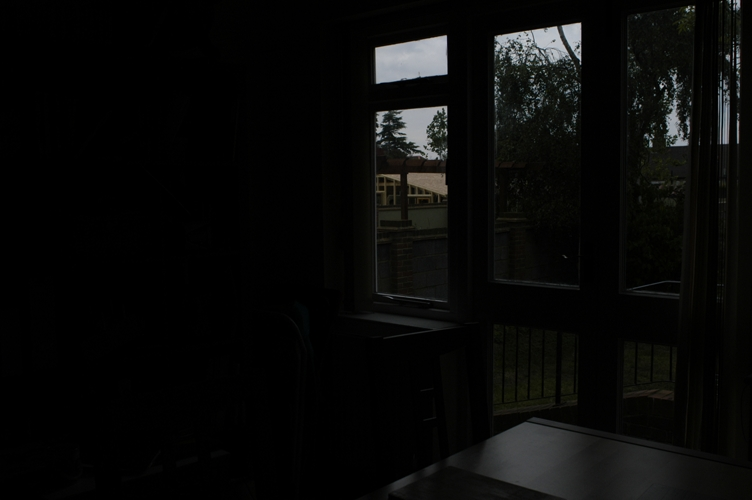
#> input picture img/img/house_A.jpg, 752 x 500 px, found by its file name
$ python distrib_measure.py   (older library calls are emulated)
#> lines starting #> are read from the running program, lines starting #| are printed output that depends on the picture; long printed decimals are rounded
### EF_utils.py
import numpy as np
import cv2
import warnings
import measures as m

##### VARIABLES
PATH = './img/'

COMP_SET = {'house' : ['house_A.jpg', 'house_B.jpg', 'house_C.jpg', 'house_D.jpg'],
            'venice' : ['venice_mask_0.jpg', 'venice_mask_1.jpg', 'venice_mask_2.jpg'],
            'ballon' : ['ballon_0{}.png'.format(nb) for nb in np.arange(163,172)],
            'monument' : ['aligned_00{}.png'.format(nb) for nb in np.arange(246,267)],


            }

#### METHODS

def read_sequence_to_fuse(seq):
    '''

    seq should be a list of file names such as ["img1.jpg","img2.jpg"]
    The images should have the same dimensions and be located in the img folder

    '''
    n_images = len(seq)
    if n_images == 1:
        warnings.warn('sequence only has one image', Warning)

    height_images = np.size(cv2.imread(PATH+seq[0]),0)
#> height_images = 500
    width_images = np.size(cv2.imread(PATH+seq[0]),1)
#> width_images = 752
    output_object = np.empty((n_images, height_images, width_images, 3), dtype=np.uint8)#np.empty((n_images, height_images, width_images, 3)) #3 is for RGB

    for i in range(n_images):
        output_object[i] = cv2.imread(PATH+seq[i])

    return output_object


# [13 lines left out: functions retrieve_img_seq, save_img, not called in this run]


### measures.py
import numpy as np
import cv2
import warnings


def contrast_measure(image, Max_range = 255., kernel_size = 3, gaussian = False):
    '''
    given an array of images computes the contrast measure of Mertens et al.
    returns an array of same dimension as image containing images(arrays) of same size as those in image

    '''
#> called with image = array of shape (4, 500, 752, 3), Max_range = 255, kernel_size = 3, gaussian = False
    a,b,c,d = image.shape
#> a = 4; b = 500; c = 752; d = 3
    L_im = np.zeros((a,b,c))
    for i in range(image.shape[0]):
        if gaussian == True:
            image[i] = cv2.GaussianBlur(image[i], (kernel_size,kernel_size), 0);#Apply gaussian blur if wanted (might be recomended to denoise the image)
        im_gs = cv2.cvtColor(image[i], cv2.COLOR_BGR2GRAY)
        L_im[i] = np.absolute(cv2.Laplacian(im_gs, cv2.CV_32F))
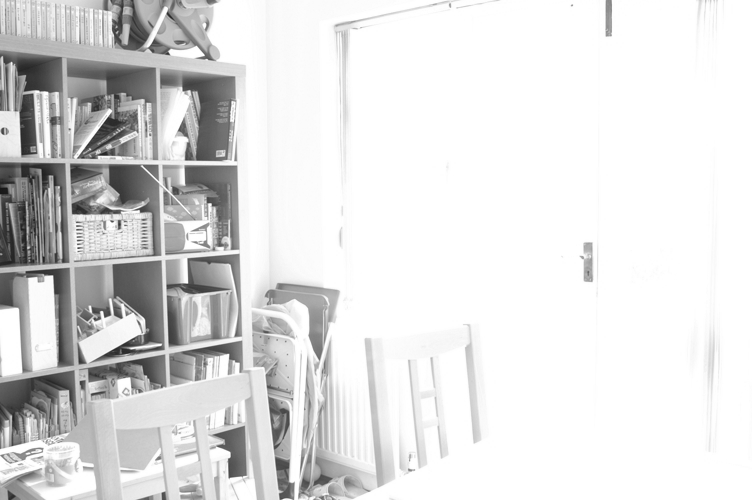
#> im_gs: shape (500, 752) float32; min 0.0935, max 1, mean 0.875
    print('contrast : max is {}, min is {}'.format(np.max(L_im), np.min(L_im)))
#| contrast : max is 1.609, min is 0.0
    return L_im


def saturation_measure(image):
    '''
    given an array of images computes the saturation measure of Mertens et al.
    returns an array of same dimension as image containing images(arrays) of same size as those in image

    '''
    r = np.std(image,axis=3)
    print('sat : max is {}, min is {}'.format(np.max(r), np.min(r)))
#| sat : max is 0.314, min is 0.0
    return r


# [33 lines left out: functions exposure_measure, weight_calc, not called in this run]

### laplacian_pyramid.py
#!/usr/bin/env python3
# -*- coding: utf-8 -*-
"""
Created on Tue Dec 18 18:29:08 2018

@author: bastien
"""

import numpy as np
import cv2

# Global variables (Burt & Al kernel)
k = np.array([[.05, .25, .4, .25, .05]])
K = k.T.dot(k)


def Reduce(image):
    """
    Downsampling step for the Gaussian pyramid calculation
    Image values are btw [0,1]
    Input : np.array with 2 axis, test with 3 axis
    Output : reduced dims np.array with 2 axis
    """
    # convolution step with kernel
    convol_image = cv2.filter2D(image, cv2.CV_32FC3, K, borderType=cv2.BORDER_REFLECT_101) # half-symmetric boundary extension

    # resizing step (keeping even columns)
    if len(convol_image.shape) == 2:
        convol_image = np.expand_dims(convol_image, axis=2)
    new_image = convol_image[::2,::2,:]
#    new_image = cv2.resize(convol_image, None, fx=0.5, fy=0.5)

    return new_image


def Expand(image,pad_h=0, pad_w=0):
    """
    Upsampling step for the Gaussian pyramid calculation
    Image values are btw [0,1]
    Input : np.array with 2 axis
    Output : extended dims np.array with 2 axis, test with 3 axis
    """
    im_border = cv2.copyMakeBorder(image,1,1,1,1, borderType=cv2.BORDER_REPLICATE)
    new_image = np.zeros((2*im_border.shape[0],2*im_border.shape[1], im_border.shape[2]), dtype=np.float32)
    new_image[::2,::2,:] = 4*im_border
    convol_image = cv2.filter2D(new_image,cv2.CV_32FC3,K,borderType=cv2.BORDER_REFLECT_101)
    # dealing with odd values for image sizes
    convol_image = convol_image[2:,2:]
    convol_image = convol_image[:-(2+pad_h),:-(2+pad_w)]
    return convol_image


def Gaussian_pyramid(image, depth=None):
    """
    Construct the Gaussian pyramid with the desired depth
    Image values are btw [0,1]
    Input : np.array with two axis test with 3 axis
    Output : list of np.arrays with two axis, len=maximal depth test with 3 axis
    """
    gaus_pyr = []
    gaus_pyr.append(image)
    i = 0
    while min(gaus_pyr[-1].shape[:2])>1:
#        print(gaus_pyr[-1].shape)
        if depth :
            if i==depth-1 : break
        p_image = gaus_pyr[-1]
#        print(gaus_pyr[-1].shape)
        gaus_pyr.append(Reduce(p_image))
        i +=1
    if not depth :
        depth=i+1
    return gaus_pyr, depth


def Laplacian_pyramid(image, depth=None):
    """
    Construct the Laplacian pyramid with the desired depth for a grey level image
    Image values are btw [0,1]
    Input : np.array with two axis (ie image in grey level)
    Output : list of np.arrays with two dims test with 3 axis
    """
    lapl_pyr = []
    gaus_pyr, max_depth = Gaussian_pyramid(image, depth)
    if not depth : depth=max_depth
    for i in range(depth-1,-1,-1):
        if i==depth-1:
            lapl_pyr.append(gaus_pyr[i])
            print('coucou')
        else:
            pad_h = gaus_pyr[i].shape[0] % 2
            pad_w = gaus_pyr[i].shape[1] % 2
            print(gaus_pyr[i].shape)
            print(Expand(gaus_pyr[i+1], pad_h, pad_w).shape)
            l = cv2.subtract(gaus_pyr[i],Expand(gaus_pyr[i+1], pad_h, pad_w))
            lapl_pyr.append(l)
    return lapl_pyr


#def Laplacian_pyramid(image, depth=None):
#    """
#    Construct the Laplacian pyramid with the desired depth
#    Image values are btw [0,1]
#    Input : np.array with 3 axis (image dims + 3 color channels)
#    Output : list of np.arrays with 3 axis
#    """
#    assert image.shape[-1] == 3 # check we have color images
#    l_channel = []
#    for channel in range(3):
#        l_channel.append(Laplacian_pyramid_raw(image[:,:,channel], depth))
#    # stacking the three channels to get a list of tensors
#    lapl_pyr = [np.stack(i,axis=-1) for i in zip(*l_channel)]
#    return lapl_pyr
#

def Collapse_Laplacian(laplacian_pyr):
    """
    Rebuild the image from the Laplacian pyramid for a grey level image
    Input : list of np.arrays with 2 axis
    Output : np.array with 2 axis test with 3 axis
    """
    u = laplacian_pyr[0]
    for i in range(1,len(laplacian_pyr)):
        pad_h = 2*u.shape[0]-laplacian_pyr[i].shape[0]
        pad_w = 2*u.shape[1]-laplacian_pyr[i].shape[1]
        u = cv2.add(laplacian_pyr[i],Expand(u, pad_h, pad_w))
    return u


#def Collapse_Laplacian(laplacian_pyr):
#    """
#    Rebuild the image from the Laplacian pyramid
#    Input : list of np.arrays with 3 axis (image dims + 3 color channels)
#    """
#    l_channel = []
#    for channel in range(3):
#        one_channel = [ l[:,:,channel] for l in laplacian_pyr]
#        l_channel.append(Collapse_Laplacian_raw(one_channel))
#    # stacking the three channels to get a list of tensors
#    u = np.stack(l_channel,axis=-1)
#    return u

### distrib_measure.py

##### Specifics
import cv2
from measures import saturation_measure, contrast_measure
from laplacian_pyramid import Gaussian_pyramid, Laplacian_pyramid, Collapse_Laplacian
import EF_utils as EF
import numpy as np
import scipy.stats as sps

#### Test functions

def exposure_measure(image, sigma = 0.2, distrib='gaus'):
#> called with image = array of shape (4, 500, 752, 3), sigma = 0.2, distrib = 'gaus'
    if distrib == 'gaus':
        M = np.exp(-((image-0.5)**2)/(2*sigma**2))
    elif distrib == 'laplace':
        M = sps.laplace.pdf(image, loc=0.5, scale=sigma)
    elif distrib == 'beta':
        M = sps.beta.pdf(image,2, 2)
    p = np.prod(M,axis=3)
    print('exp : max is {}, min is {}'.format(np.max(p), np.min(p)))
#| exp : max is 0.9999, min is 8.481821714667603e-05
    return np.prod(M,axis=3)


def weight_calc_test(images, w_exponents, offset=1, Max_range=255., distrib='gaus', sigma=0.2):
    images_norm = np.float32(images)/Max_range
    W = (contrast_measure(images_norm)**w_exponents[0]+offset)*(
            saturation_measure(images_norm)**w_exponents[1]+offset)*(
                    exposure_measure(images_norm, sigma=sigma, distrib=distrib)**w_exponents[2]+offset)
    W += 1e-12 # to avoid dividing by zero
    W_normalized = np.einsum('ij,lij->lij',1./(W.sum(axis=0)),W)
    return np.float32(W_normalized)


def naive_reconstruction_test(locations, w_exponents, offset=1, Max_range=255., distrib='gaus', sigma=0.2):
    assert len(w_exponents) == 3, 'Incorrect dimension of w_exponents'
    image = EF.read_sequence_to_fuse(locations)
    image_norm = np.float32(image/Max_range)
    W_norm = weight_calc_test(image, w_exponents, offset=offset, distrib=distrib, sigma=sigma)
    W_norm = np.stack(3*[W_norm], axis=-1)
    R = np.zeros(image[0].shape, dtype=np.float32)
    for i in range(len(image)) :
        m = cv2.multiply(W_norm[i], image_norm[i], dtype=cv2.CV_32FC3)
        R = cv2.add(R,m)
#> this loop made 4 passes
#> pass 3, in naive_reconstruction_test, `m = cv2.multiply(W_norm[i], image_norm[i], dtype=cv2.CV_32FC3)`:
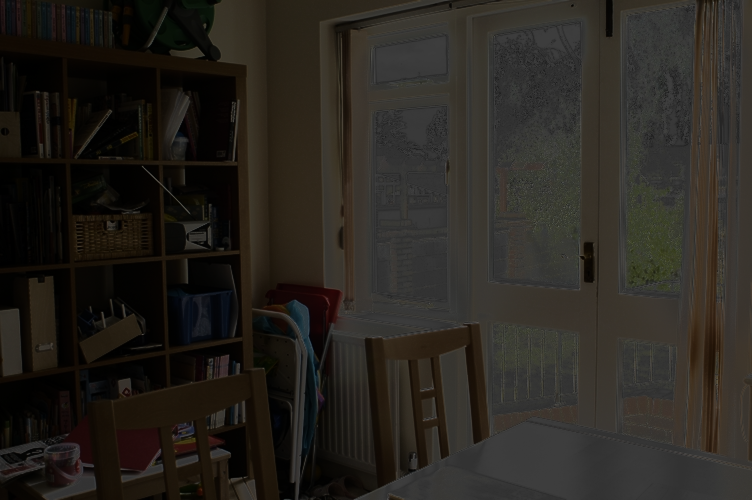
#> m: shape (500, 752, 3) float32; mean of channels 0, 1, 2 0.125, 0.146, 0.159; drawn as B, G, R
#> after the loop:
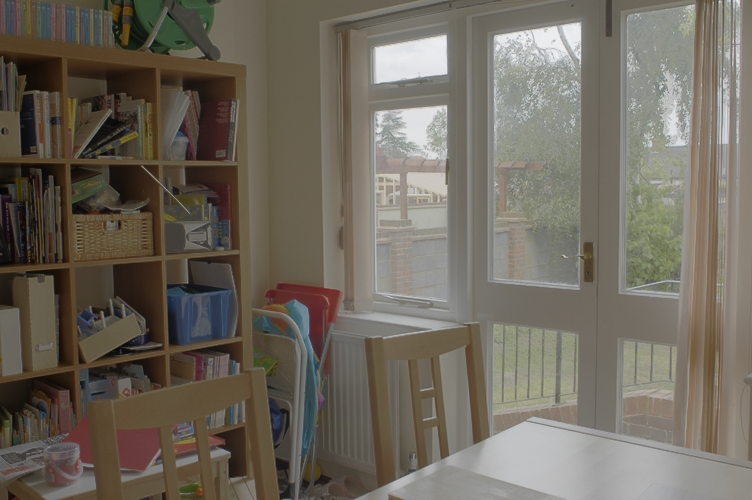
#> R: shape (500, 752, 3) float32; mean of channels 0, 1, 2 0.37, 0.413, 0.438; drawn as B, G, R
    return R, W_norm


def paper_reconstruction_test(locations, w_exponents, depth=None, offset=1, Max_range = 255., distrib='gaus'):
    """
    Fusion method based on the paper from Mertens & Al
    """
#> called with offset = 1, Max_range = 255, distrib = 'gaus'
    assert len(w_exponents) == 3, 'Incorrect dimension of w_exponents'
    # read sequence of images
    image = EF.read_sequence_to_fuse(locations)
    image_norm = np.float32(image/Max_range)
    nb_image = len(locations)
#> nb_image = 4

    # computes weights
    W_norm = weight_calc_test(image, w_exponents, offset=offset, distrib=distrib)
#| contrast : max is 1.609, min is 0.0
#| sat : max is 0.314, min is 0.0
#| exp : max is 0.9999, min is 8.481821714667603e-05
    W_norm = np.expand_dims(W_norm, axis=3)

    # compute Gaussian pyramid of weights for each image
    list_Gaus_pyr_w = []
    for w in W_norm :
        g, depth = Gaussian_pyramid(w, depth)
        list_Gaus_pyr_w.append(list(reversed((g))))
#> this loop made 4 passes
#> pass 1, in Reduce, `convol_image = cv2.filter2D(image, cv2.CV_32FC3, K, borderType=cv2.BOR..`:
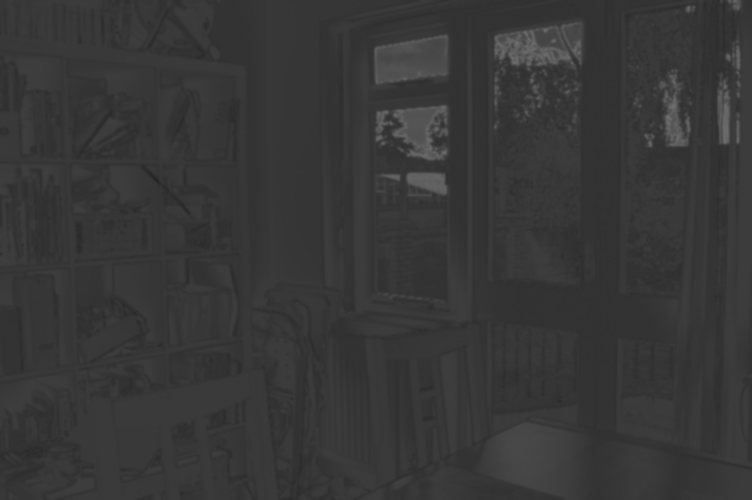
#> convol_image: shape (500, 752) float32; min 0.145, max 0.436, mean 0.219
#> after the loop, list_Gaus_pyr_w = 4 items
    list_Gaus_pyr_w = [np.stack(i,axis=0) for i in zip(*list_Gaus_pyr_w)]
#> list_Gaus_pyr_w = 10 items

    # compute Laplacian pyramid of each image
    list_Lapl_pyr = []
    for im in image_norm :
        list_Lapl_pyr.append(Laplacian_pyramid(im, depth))
#> this loop made 4 passes
#> (printed output is left out)
#> pass 1, in Reduce (call 38), `new_image = convol_image[::2,::2,:]`:
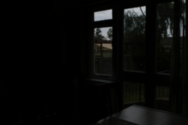
#> new_image: shape (125, 188, 3) float32; mean of channels 0, 1, 2 0.0337, 0.0373, 0.0359; drawn as B, G, R
#> after the loop, list_Lapl_pyr = 4 items
    lapl_pyr = [np.stack(i,axis=0) for i in zip(*list_Lapl_pyr)]
#> lapl_pyr = 10 items

    # fuse Laplacian
    l_lapl_fuse = []
    for l in range(depth):
        R = np.zeros(lapl_pyr[l][0].shape, dtype=np.float32)
        for i in range(nb_image):
            Gauss_stack = np.stack(3*[list_Gaus_pyr_w[l][i][:,:,0]], axis=-1)
            m = cv2.multiply(Gauss_stack, lapl_pyr[l][i], dtype=cv2.CV_32FC3)
            R = cv2.add(R,m)
        l_lapl_fuse.append(R)
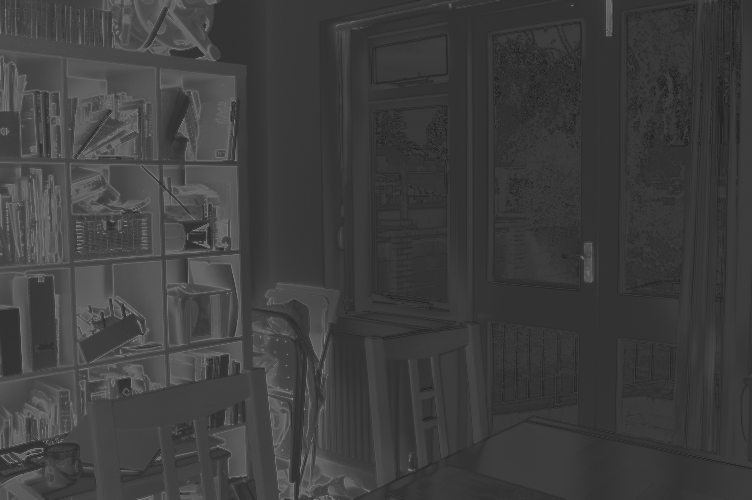
#> Gauss_stack: shape (500, 752, 3) float32; min 0.109, max 0.535, mean 0.246
#> after the loop, l_lapl_fuse = 10 items

    # rebuild image
    hdr_im_norm =  Collapse_Laplacian(l_lapl_fuse)
#> in Collapse_Laplacian, `u = laplacian_pyr[0]`: u = [[0.287, 0.331, 0.359], [0.371, 0.41, 0.43]]
#> the loop in Collapse_Laplacian, `for i in range(1,len(laplacian_pyr)):` made 9 passes
#> (pad_h, pad_w) on passes 1 to 9: (0, 1), (0, 0), (0, 0), (0, 0), (0, 1), (1, 0), (1, 0), (0, 0), (0, 0)

    return hdr_im_norm


##### Run test

if __name__ == '__main__' :

    exp = [1.,1.,1.]
    location= ['house_A.jpg', 'house_B.jpg', 'house_C.jpg', 'house_D.jpg']
#    location = ['venice_mask_0.jpg', 'venice_mask_1.jpg', 'venice_mask_2.jpg']

    distrib = ['gaus', 'laplace', 'beta']
    for d in distrib:
        name_n = './distrib_test/result_image_naive_{}'.format(d)
        name_w = './distrib_test/result_image_naive_weight_{}'.format(d)
        name_p = './distrib_test/result_image_paper_{}'.format(d)
        image_n, W = naive_reconstruction_test(location, exp, distrib=d)
        image_p = paper_reconstruction_test(location, exp, distrib=d)

        image_n = np.uint8(np.clip(image_n*255,0,255))
        weight_map = np.uint8(np.clip(W*255,0,255))
        image_p = np.uint8(np.clip(image_p*255,0,255))

        # save to file
        cv2.imwrite(name_n+'.jpg', image_n)
        cv2.imwrite(name_p+'.jpg', image_p)
        for i in range(weight_map.shape[0]):
            cv2.imwrite(name_w+'_{}.jpg'.format(i), weight_map[i])
#> this loop made 4 passes
#> pass 2, `cv2.imwrite(name_w+'_{}.jpg'.format(i), weight_map[i])`:
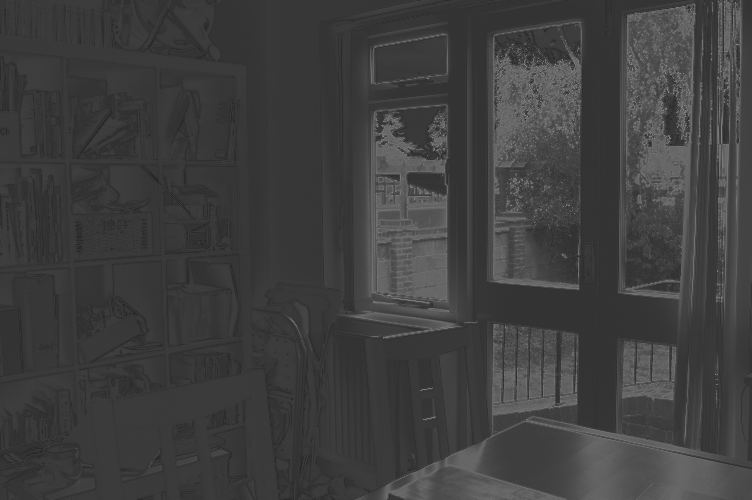
#> saved as result_image_naive_weight_gaus_1.jpg: shape (500, 752, 3); min 34, max 147, mean 63.1


        # [10 lines of commented-out code are left out]
